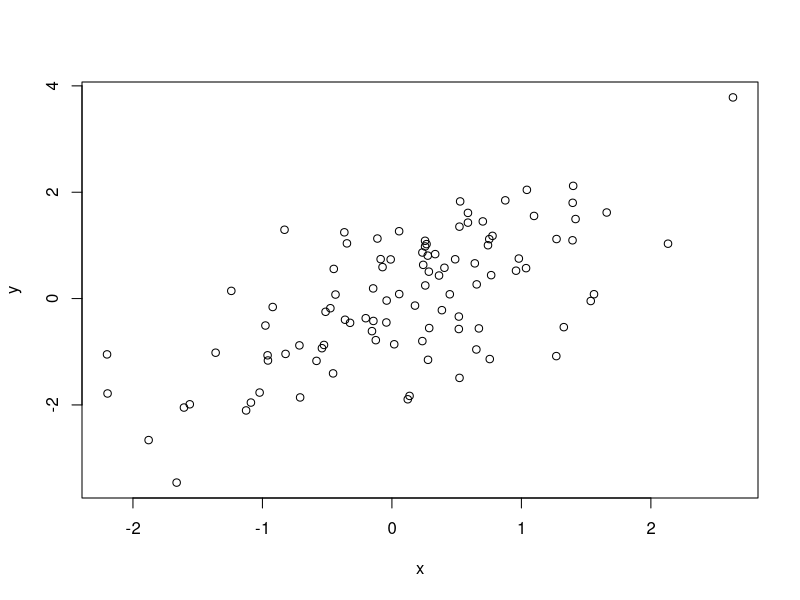
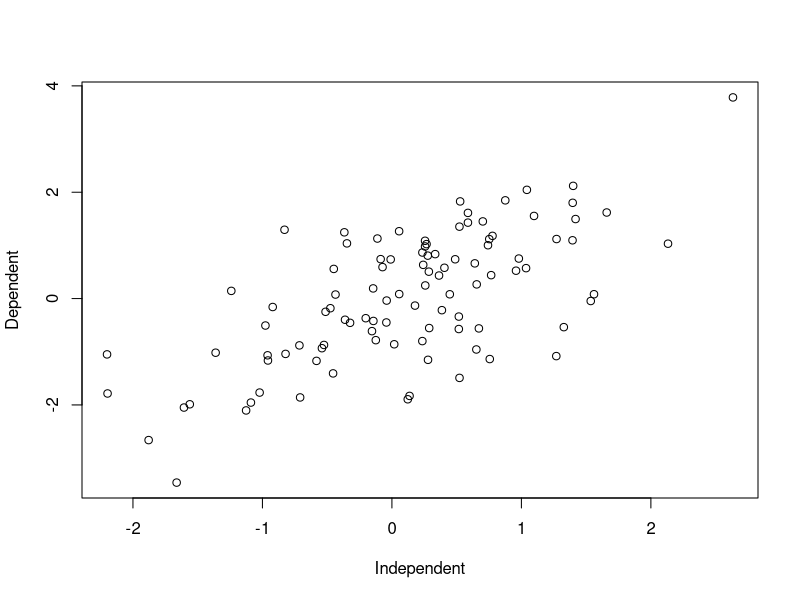
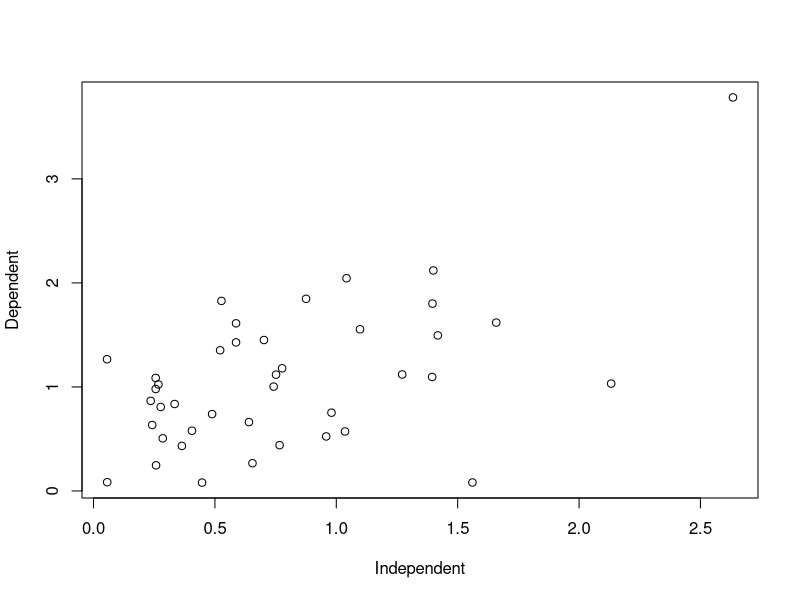
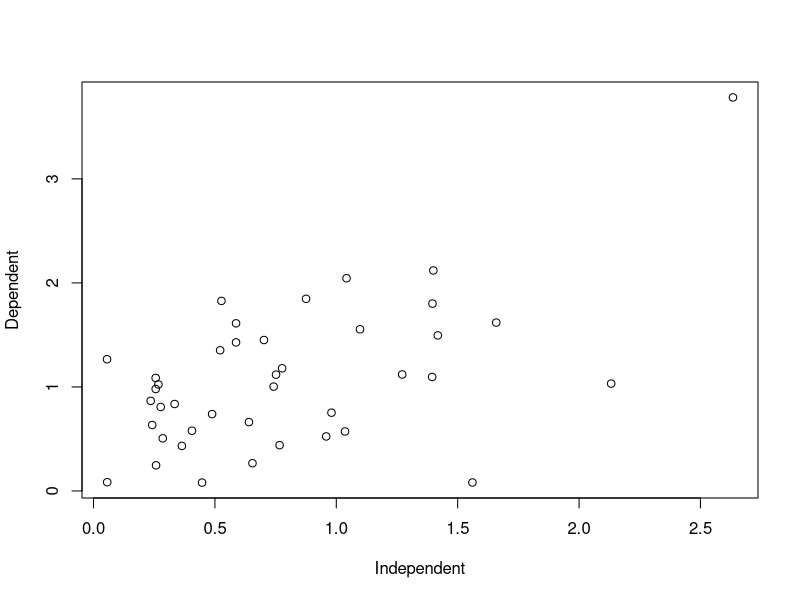
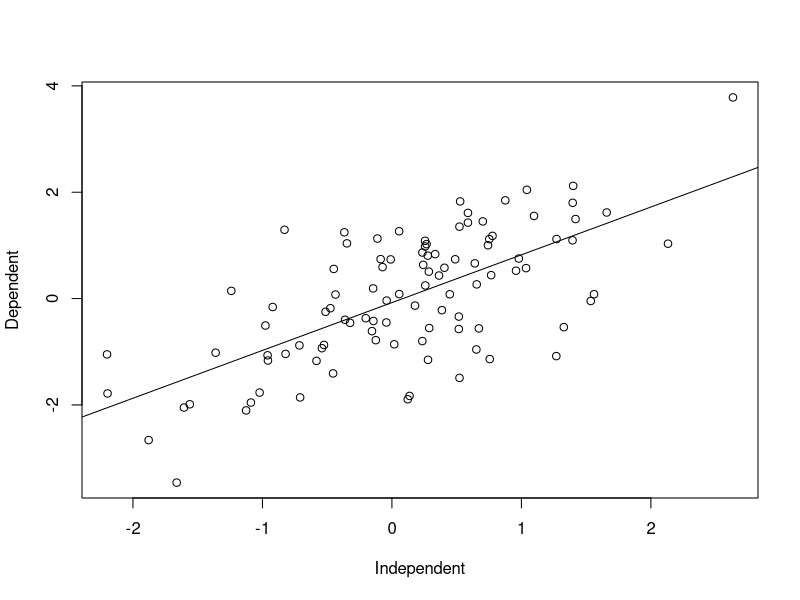
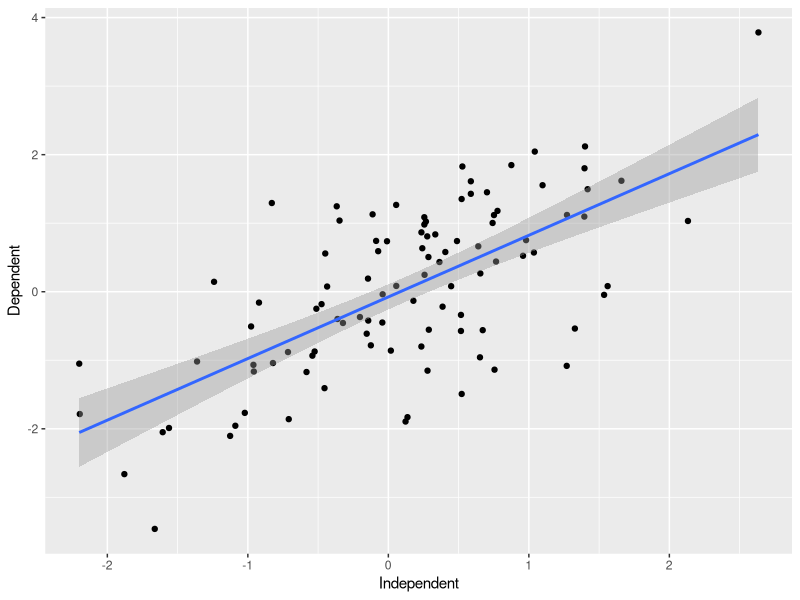

Write the R code that produced these figures, in order.
## ---- chunk 1
knitr::opts_chunk$set(
    eval=as.logical(Sys.getenv("KNITR_EVAL", "TRUE")),
    cache=as.logical(Sys.getenv("KNITR_CACHE", "TRUE")))
## ---- chunk 2
1 + 2
x = c(1, 2, 3)
1:3             # sequence of integers from 1 to 3
x + c(4, 5, 6)  # vectorized
x + 4           # recycling
## ---- chunk 3
x = rnorm(100)
y = x + rnorm(100)
plot(x, y)
## ---- chunk 4
df <- data.frame(Independent = x, Dependent = y)
head(df)
df[1:5, 1:2]
df[1:5, ]
plot(Dependent ~ Independent, df)  # 'formula' interface
## ---- chunk 5
    ridx <- (df$Dependent > 0) & (df$Independent > 0)
## ---- chunk 6
    plot(Dependent ~ Independent, df[ridx, ])
## ---- chunk 7
    plot(
        Dependent ~ Independent, df,
        subset = (Dependent > 0) & (Independent > 0)
    )
## ---- chunk 8
fit <- lm(Dependent ~ Independent, df)  # linear model -- regression
anova(fit)                              # summary table
plot(Dependent ~ Independent, df)
abline(fit)
## ---- chunk 9
class(fit)
methods(class="lm")
## ---- chunk 10
library(ggplot2)
ggplot(df, aes(x = Independent, y = Dependent)) +
    geom_point() + geom_smooth(method = "lm")
## ---- chunk 11
sessionInfo()
